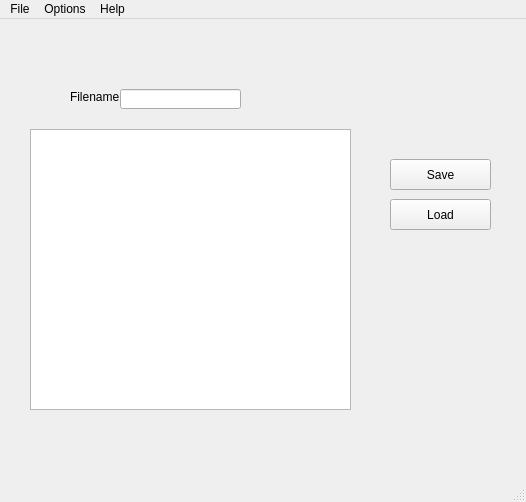
<?xml version="1.0" encoding="UTF-8"?>
<ui version="4.0">
 <class>MainWindow</class>
 <widget class="QMainWindow" name="MainWindow">
  <property name="geometry">
   <rect>
    <x>0</x>
    <y>0</y>
    <width>526</width>
    <height>502</height>
   </rect>
  </property>
  <property name="windowTitle">
   <string>MainWindow</string>
  </property>
  <widget class="QWidget" name="centralwidget">
   <widget class="QLabel" name="label">
    <property name="geometry">
     <rect>
      <x>70</x>
      <y>70</y>
      <width>51</width>
      <height>16</height>
     </rect>
    </property>
    <property name="text">
     <string>Filename:</string>
    </property>
   </widget>
   <widget class="QLineEdit" name="leName">
    <property name="geometry">
     <rect>
      <x>120</x>
      <y>70</y>
      <width>121</width>
      <height>20</height>
     </rect>
    </property>
   </widget>
   <widget class="QPushButton" name="pbSave">
    <property name="geometry">
     <rect>
      <x>390</x>
      <y>140</y>
      <width>101</width>
      <height>31</height>
     </rect>
    </property>
    <property name="text">
     <string>Save</string>
    </property>
   </widget>
   <widget class="QPlainTextEdit" name="ptOurs">
    <property name="geometry">
     <rect>
      <x>30</x>
      <y>110</y>
      <width>321</width>
      <height>281</height>
     </rect>
    </property>
   </widget>
   <widget class="QPushButton" name="pbLoad">
    <property name="geometry">
     <rect>
      <x>390</x>
      <y>180</y>
      <width>101</width>
      <height>31</height>
     </rect>
    </property>
    <property name="text">
     <string>Load</string>
    </property>
   </widget>
  </widget>
  <widget class="QMenuBar" name="menubar">
   <property name="geometry">
    <rect>
     <x>0</x>
     <y>0</y>
     <width>526</width>
     <height>21</height>
    </rect>
   </property>
   <widget class="QMenu" name="menuFile">
    <property name="title">
     <string>File</string>
    </property>
    <addaction name="actionOpen"/>
    <addaction name="actionSave1"/>
    <addaction name="separator"/>
    <addaction name="actionExit"/>
   </widget>
   <widget class="QMenu" name="menuHelp">
    <property name="title">
     <string>Help</string>
    </property>
    <addaction name="actionAbout"/>
   </widget>
   <widget class="QMenu" name="menuOptions">
    <property name="title">
     <string>Options</string>
    </property>
   </widget>
   <addaction name="menuFile"/>
   <addaction name="menuOptions"/>
   <addaction name="menuHelp"/>
  </widget>
  <widget class="QStatusBar" name="statusbar"/>
  <action name="actionOpen">
   <property name="text">
    <string>Open</string>
   </property>
  </action>
  <action name="actionSave">
   <property name="text">
    <string>Save</string>
   </property>
  </action>
  <action name="actionSave_as">
   <property name="text">
    <string>Save as</string>
   </property>
  </action>
  <action name="actionExit">
   <property name="text">
    <string>Exit</string>
   </property>
  </action>
  <action name="actionAbout">
   <property name="text">
    <string>About</string>
   </property>
  </action>
  <action name="actionSave1">
   <property name="text">
    <string>Save</string>
   </property>
  </action>
 </widget>
 <resources/>
 <connections/>
</ui>
